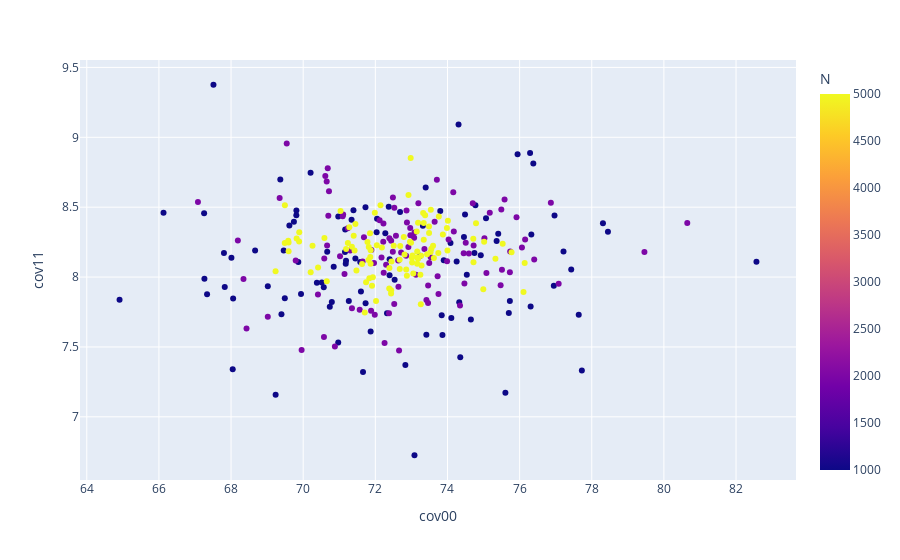

Notebook code cell kept with this figure:
### Code cell
cov_samples['cov00'] = cov_samples['covs'].map( lambda x: x[0,0])
cov_samples['cov11'] = cov_samples['covs'].map( lambda x: x[1,1])
cov_samples['cov01'] = cov_samples['covs'].map( lambda x: x[0,1])
cov_samples['det'] = cov_samples['covs'].map(lambda x: np.linalg.det(x))

px.scatter( cov_samples, x='cov00', y='cov11', color='N')

### Figure 1 — Plotly figure (JSON) as saved in the notebook; plotly's stock layout.template omitted (floating-point values rounded to 4 significant figures; data arrays with more than 128 entries replaced by an {"elided": "..."} marker saying what was removed)
{"data": [{"hovertemplate": "cov00=%{x}<br>cov11=%{y}<br>N=%{marker.color}<extra></extra>", "legendgroup": "", "marker": {"color": {"elided": "300 int values"}, "coloraxis": "coloraxis", "symbol": "circle"}, "mode": "markers", "name": "", "orientation": "v", "showlegend": false, "type": "scatter", "x": {"elided": "300 float values"}, "xaxis": "x", "y": {"elided": "300 float values"}, "yaxis": "y"}], "layout": {"autosize": true, "coloraxis": {"colorbar": {"title": {"text": "N"}}, "colorscale": [[0, "#0d0887"], [0.1111, "#46039f"], [0.2222, "#7201a8"], [0.3333, "#9c179e"], [0.4444, "#bd3786"], [0.5556, "#d8576b"], [0.6667, "#ed7953"], [0.7778, "#fb9f3a"], [0.8889, "#fdca26"], [1, "#f0f921"]]}, "legend": {"tracegroupgap": 0}, "margin": {"t": 60}, "xaxis": {"anchor": "y", "autorange": true, "domain": [0, 1], "range": [63.79, 83.68], "title": {"text": "cov00"}, "type": "linear"}, "yaxis": {"anchor": "x", "autorange": true, "domain": [0, 1], "range": [6.52, 9.581], "title": {"text": "cov11"}, "type": "linear"}}}
